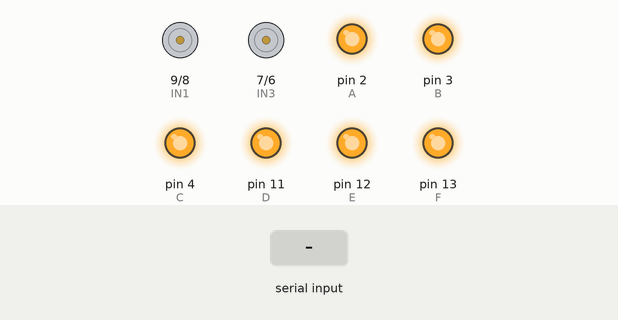
Recording of a sketch running on a simulated Arduino Uno, built with avr-gcc and run on an emulated ATmega328P. On the bench: motor-driver pin pairs drawn as motors (green arrow = first pin HIGH = forward, orange = second pin HIGH = backward, longer = more drive, scaled by the enable pin), output pins drawn as LEDs (lit = HIGH). The inputs (shaded band) are chosen by the test bench.

Above: at 1.2 s.
1.3 s: "F" received over Serial
At 1.7 s:
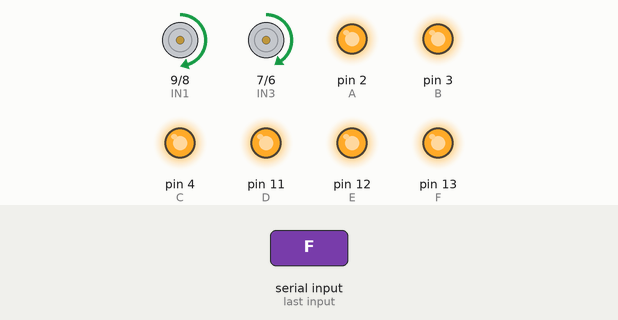
2.8 s: "B" received over Serial
At 4.0 s:
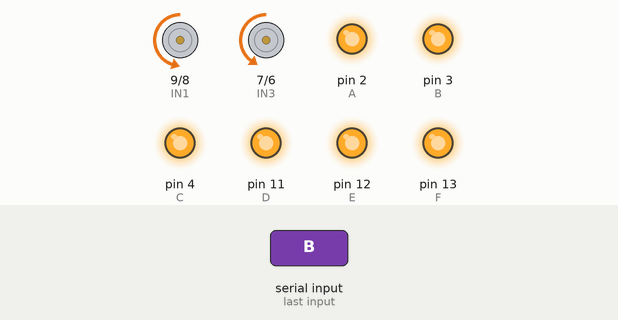
4.3 s: "R" received over Serial
At 5.2 s:
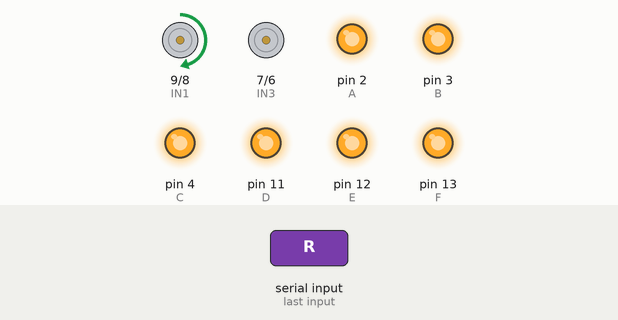
5.8 s: "L" received over Serial
At 6.3 s:
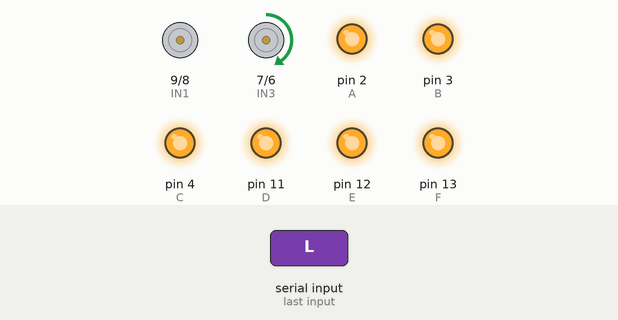
Timing chart, 0 to 8.3 s (numbered marks = the images above; inputs shaded):
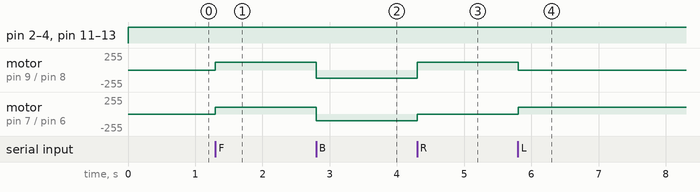

The sketch:

controlled_robot_by_bluetooth.ino
```cpp
#define speedL 10
#define IN1 9
#define IN2 8
#define IN3 7
#define IN4 6
#define speedR 5
#define A 2
#define B 3
#define C 4
#define D 11
#define E 12
#define F 13
char Reading;


void setup() {

pinMode(A,OUTPUT);
pinMode(B,OUTPUT);
pinMode(C,OUTPUT);
pinMode(D,OUTPUT);
pinMode(E,OUTPUT);
pinMode(F,OUTPUT);

  Serial.begin(9600);
  for(int i=5;i<=10;i++)
  {pinMode(i,OUTPUT);}

}


void forword(void){

digitalWrite(IN1,HIGH);
digitalWrite(IN2,LOW);
digitalWrite(IN3,HIGH);
digitalWrite(IN4,LOW);
analogWrite(speedL,120);
analogWrite(speedR,100);

}


void backword(void) {

digitalWrite(IN1,LOW);
digitalWrite(IN2,HIGH);
digitalWrite(IN3,LOW);
digitalWrite(IN4,HIGH);
analogWrite(speedL,120);
analogWrite(speedR,100);

}


void left(void) {

digitalWrite(IN1,LOW);
digitalWrite(IN2,LOW);
digitalWrite(IN3,HIGH);
digitalWrite(IN4,LOW);
analogWrite(speedL,0);
analogWrite(speedR,100);

}


void right(void) {

digitalWrite(IN1,HIGH);
digitalWrite(IN2,LOW);
digitalWrite(IN3,LOW);
digitalWrite(IN4,LOW);
analogWrite(speedL,120);
analogWrite(speedR,0);

}


void stopp(void) {

digitalWrite(IN1,LOW);
digitalWrite(IN2,LOW);
digitalWrite(IN3,LOW);
digitalWrite(IN4,LOW);
analogWrite(speedL,0);
analogWrite(speedR,0);

}


void loop() {

digitalWrite(A,HIGH);
digitalWrite(B,HIGH);
digitalWrite(C,HIGH);
digitalWrite(D,HIGH);
digitalWrite(E,HIGH);
digitalWrite(F,HIGH);

  if(Serial.available()>0){
     Reading=Serial.read();

switch(Reading){

case 'F': forword(); break;
case 'B': backword(); break;
case 'R': right(); break;
case 'L' : left(); break;
case 'S' :stopp(); break;

}
  }

}
```

Measured:
- after the input at 1.3 s, motor on pin 9 (IN1) / pin 8 (IN2): stopped → forward 120/255 at once; motor on pin 7 (IN3) / pin 6 (IN4): stopped → forward 100/255 at once
- after the input at 2.8 s, motor on pin 9 (IN1) / pin 8 (IN2): forward 120/255 → backward 120/255 at once; motor on pin 7 (IN3) / pin 6 (IN4): forward 100/255 → backward 100/255 at once
- after the input at 4.3 s, motor on pin 9 (IN1) / pin 8 (IN2): backward 120/255 → forward 120/255 at once; motor on pin 7 (IN3) / pin 6 (IN4): backward 100/255 → stopped at once
- after the input at 5.8 s, motor on pin 9 (IN1) / pin 8 (IN2): forward 120/255 → stopped at once; motor on pin 7 (IN3) / pin 6 (IN4): stopped → forward 100/255 at once
